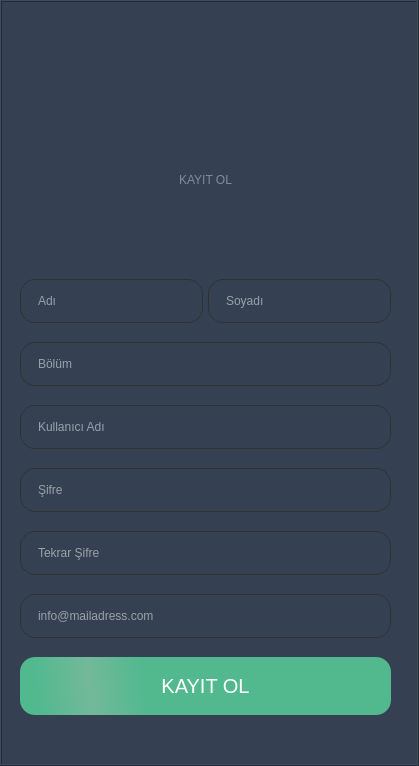
<?xml version="1.0" encoding="UTF-8"?>
<ui version="4.0">
 <class>Form</class>
 <widget class="QWidget" name="Form">
  <property name="windowModality">
   <enum>Qt::NonModal</enum>
  </property>
  <property name="geometry">
   <rect>
    <x>0</x>
    <y>0</y>
    <width>419</width>
    <height>766</height>
   </rect>
  </property>
  <property name="mouseTracking">
   <bool>false</bool>
  </property>
  <property name="contextMenuPolicy">
   <enum>Qt::NoContextMenu</enum>
  </property>
  <property name="windowTitle">
   <string notr="true">Form</string>
  </property>
  <property name="toolTipDuration">
   <number>0</number>
  </property>
  <property name="styleSheet">
   <string notr="true"/>
  </property>
  <layout class="QGridLayout" name="gridLayout">
   <property name="leftMargin">
    <number>0</number>
   </property>
   <property name="topMargin">
    <number>0</number>
   </property>
   <property name="rightMargin">
    <number>0</number>
   </property>
   <property name="bottomMargin">
    <number>0</number>
   </property>
   <property name="spacing">
    <number>0</number>
   </property>
   <item row="0" column="0">
    <widget class="QFrame" name="frame">
     <property name="mouseTracking">
      <bool>true</bool>
     </property>
     <property name="focusPolicy">
      <enum>Qt::NoFocus</enum>
     </property>
     <property name="contextMenuPolicy">
      <enum>Qt::NoContextMenu</enum>
     </property>
     <property name="acceptDrops">
      <bool>false</bool>
     </property>
     <property name="toolTipDuration">
      <number>0</number>
     </property>
     <property name="styleSheet">
      <string notr="true">QFrame{
background: #354152;
}

QLineEdit{
color:white;
border-radius:15px;
border: 1px solid;
border-color: #303030;
background: transparent;
padding-left: 15px;
font-size: 12px;
height:42px;

}

QPushButton{
border-radius: 15px;
	background-color: qlineargradient(spread:reflect, x1:1, y1:0.466409, x2:0.188, y2:0.482727, stop:0.823864 rgba(82, 185, 143, 255), stop:1 rgba(115, 185, 153, 255));
padding: 8px 16px;
color: white;
font-size: 20px;
height:42px;
}
QPushButton#signup:pressed{
color: black;
background: #008bd1

}






QGroupBox{
border:none;
}</string>
     </property>
     <property name="frameShape">
      <enum>QFrame::Box</enum>
     </property>
     <property name="frameShadow">
      <enum>QFrame::Raised</enum>
     </property>
     <widget class="QWidget" name="gridLayoutWidget">
      <property name="geometry">
       <rect>
        <x>20</x>
        <y>260</y>
        <width>371</width>
        <height>481</height>
       </rect>
      </property>
      <layout class="QGridLayout" name="gridLayout_2">
       <property name="sizeConstraint">
        <enum>QLayout::SetDefaultConstraint</enum>
       </property>
       <property name="horizontalSpacing">
        <number>5</number>
       </property>
       <property name="verticalSpacing">
        <number>0</number>
       </property>
       <item row="5" column="0" colspan="2">
        <widget class="QLineEdit" name="lineEdit_9">
         <property name="styleSheet">
          <string notr="true"/>
         </property>
         <property name="echoMode">
          <enum>QLineEdit::Normal</enum>
         </property>
         <property name="placeholderText">
          <string>info@mailadress.com</string>
         </property>
        </widget>
       </item>
       <item row="0" column="1">
        <widget class="QLineEdit" name="lineEdit_7">
         <property name="placeholderText">
          <string>Soyadı</string>
         </property>
        </widget>
       </item>
       <item row="0" column="0">
        <widget class="QLineEdit" name="lineEdit_5">
         <property name="placeholderText">
          <string>Adı</string>
         </property>
        </widget>
       </item>
       <item row="4" column="0" colspan="2">
        <widget class="QLineEdit" name="lineEdit_10">
         <property name="echoMode">
          <enum>QLineEdit::PasswordEchoOnEdit</enum>
         </property>
         <property name="placeholderText">
          <string>Tekrar Şifre</string>
         </property>
        </widget>
       </item>
       <item row="3" column="0" colspan="2">
        <widget class="QLineEdit" name="lineEdit_8">
         <property name="echoMode">
          <enum>QLineEdit::PasswordEchoOnEdit</enum>
         </property>
         <property name="placeholderText">
          <string>Şifre</string>
         </property>
        </widget>
       </item>
       <item row="2" column="0" colspan="2">
        <widget class="QLineEdit" name="lineEdit_6">
         <property name="placeholderText">
          <string>Kullanıcı Adı</string>
         </property>
        </widget>
       </item>
       <item row="1" column="0" colspan="2">
        <widget class="QLineEdit" name="lineEdit_11">
         <property name="placeholderText">
          <string>Bölüm</string>
         </property>
        </widget>
       </item>
       <item row="6" column="0" colspan="2">
        <widget class="QPushButton" name="signup">
         <property name="styleSheet">
          <string notr="true"/>
         </property>
         <property name="text">
          <string>KAYIT OL</string>
         </property>
        </widget>
       </item>
      </layout>
     </widget>
     <widget class="QWidget" name="gridLayoutWidget_2">
      <property name="geometry">
       <rect>
        <x>20</x>
        <y>20</y>
        <width>371</width>
        <height>221</height>
       </rect>
      </property>
      <layout class="QGridLayout" name="gridLayout_3">
       <item row="1" column="0">
        <widget class="QLabel" name="label_2">
         <property name="layoutDirection">
          <enum>Qt::LeftToRight</enum>
         </property>
         <property name="styleSheet">
          <string notr="true">color: #7E8BA3;
font: 44px &quot;Helvetica Neue&quot;, sans-serif;
margin: 0px 0px 16px;</string>
         </property>
         <property name="text">
          <string>KAYIT OL</string>
         </property>
         <property name="alignment">
          <set>Qt::AlignCenter</set>
         </property>
        </widget>
       </item>
       <item row="0" column="0">
        <widget class="QLabel" name="label">
         <property name="text">
          <string/>
         </property>
         <property name="pixmap">
          <pixmap resource="new_login.qrc">:/login/damla.png</pixmap>
         </property>
         <property name="alignment">
          <set>Qt::AlignCenter</set>
         </property>
        </widget>
       </item>
      </layout>
     </widget>
    </widget>
   </item>
  </layout>
 </widget>
 <tabstops>
  <tabstop>lineEdit_5</tabstop>
  <tabstop>lineEdit_7</tabstop>
  <tabstop>lineEdit_11</tabstop>
  <tabstop>lineEdit_6</tabstop>
  <tabstop>lineEdit_8</tabstop>
  <tabstop>lineEdit_10</tabstop>
  <tabstop>lineEdit_9</tabstop>
  <tabstop>signup</tabstop>
 </tabstops>
 <resources>
  <include location="new_login.qrc"/>
 </resources>
 <connections/>
</ui>
